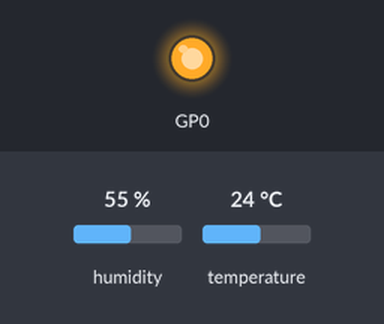
Recording of a program running on a simulated Raspberry Pi Pico running MicroPython. Shown: output pins drawn as LEDs (lit = HIGH). Inputs (shaded band) come from the test bench; at power-on: humidity 55 %, temperature 24 °C. Library files of the repository ran but are not shown: dht11_suporte.py; what the program prints to the serial console is not drawn.

Above: at 1.2 s.
1.3 s: humidity set to 68 %
Timing chart, 0 to 4.3 s (numbered marks = the images above; inputs shaded):
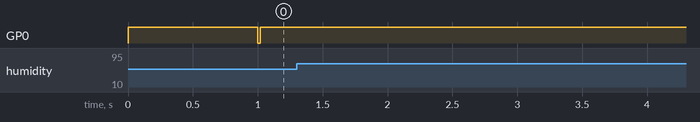

Measured:
- after the input at 1.3 s, every drawn part: stays the same

The program:

dht11_temperatura.py
```python
"""Le a temperatura do DHT11 em graus Celsius.

Bloco correspondente: Temperatura DHT11.
"""

import time
from dht11_suporte import ler_dht11, temperatura_dht11


def ler_temperatura(conexao=0):
    """Devolve a ultima temperatura valida da conexao escolhida."""
    return temperatura_dht11(conexao)


while True:
    estado = ler_dht11(0)
    if estado["ok"]:
        print("Temperatura: {} C".format(estado["temperatura"]))
    else:
        print("Nao foi possivel ler o DHT11")
    time.sleep_ms(2_000)
```
